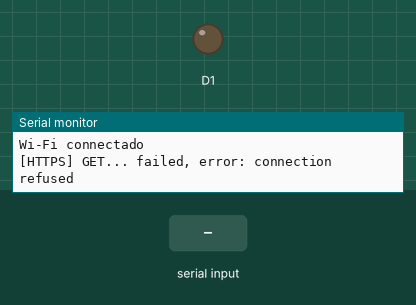
Recording of a sketch running on a simulated ESP8266 (NodeMCU). On the bench: output pins drawn as LEDs (lit = HIGH), the last lines printed to the serial monitor. Dashed ring = blinking. The inputs (shaded band) are chosen by the test bench. WiFi joins after 1.5 s; servers stay silent unless stated; uploads are accepted with an empty reply.

Above: at 6.7 s.
6.8 s: ",\n" received over Serial
At 8.8 s:
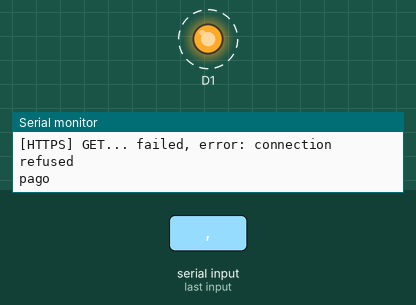
11.2 s: "90,45\n" received over Serial
At 12.9 s:
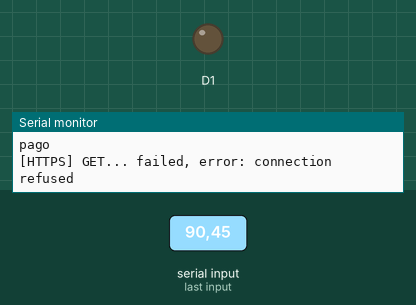
13.6 s: "(\n" received over Serial
At 15.7 s:
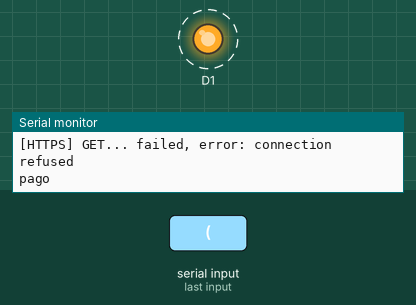
Timing chart, 0 to 24.0 s (numbered marks = the images above; inputs shaded):
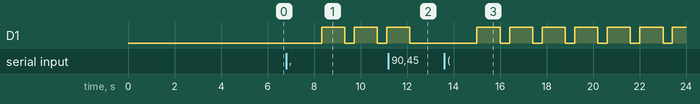

The sketch:

gateway_pagamento.ino
```cpp
/**
   BasicHTTPSClient.ino

    Created on: 20.08.2018

*/


#include <Arduino.h>

#include <ESP8266WiFi.h>
#include <ESP8266WiFiMulti.h>

#include <ESP8266HTTPClient.h>

#include <WiFiClientSecureBearSSL.h>

#include <Arduino_JSON.h>
#include "secrets.h"

// Fingerprint for demo URL, expires on June 2, 2021, needs to be updated well before this date
//const uint8_t fingerprint[20] = {0x40, 0xaf, 0x00, 0x6b, 0xec, 0x90, 0x22, 0x41, 0x8e, 0xa3, 0xad, 0xfa, 0x1a, 0xe8, 0x25, 0x41, 0x1d, 0x1a, 0x54, 0xb3};

ESP8266WiFiMulti WiFiMulti;


void setup() {

  pinMode(D1, OUTPUT);

  Serial.begin(115200);
  // Serial.setDebugOutput(true);
  Serial.println();
  Serial.println();
  Serial.println();

  WiFi.mode(WIFI_STA);

  for (uint8_t t = 4; t > 0; t--) {
    Serial.printf("[SETUP] WAIT %d...\n", t);
    //Serial.flush();
    delay(1000);
  }


  WiFiMulti.addAP(SECRET_SSID, SECRET_PASS);

  while(WiFiMulti.run() != WL_CONNECTED){
    Serial.print(".");
  }
  // pinMode(LED_BUILTIN, OUTPUT);
  Serial.println("Wi-Fi connectado");
  // digitalWrite(LED_BUILTIN, HIGH);
}

int monitor = 1;
int monitor2 = 1;
int clean = 1;

float recebido=0;
float saldo_antigo=-1;


String conteudo = "";
char caractere;
int virgula=0;
String valor = "";
float valor_float = -1;
String key = "";
String key_type = "";

float taxa = 0.1;


void loop() {

if ((WiFiMulti.run() == WL_CONNECTED)) {

    // wait for WiFi connection

  // ######### Leitura Serial ###############


    if(monitor2==1){ // roda uma unica vez
    monitor2=0;
    String conteudo = "";
    char caractere;
    int virgula=0;
    String valor = "";
    float valor_float = -1;
    String key = "";
    }

  // Enquanto receber algo pela serial
  while(Serial.available() > 0) {
    if(clean){
      clean=0;
      conteudo="";
    }
    // Lê byte da serial
    caractere = Serial.read();
    // Ignora caractere de quebra de linha
    if (caractere != '\n'){
      // Concatena valores
      conteudo.concat(caractere);
    }

    // Aguarda buffer serial ler próximo caractere
    delay(10);
  }
  clean = 1; //nos garante limpar a variavel sempre que for ler os dados da proxima linha


  //conteudo.trim();

// msg recebida "valor,chave(key_type)"

 // key_type
      // CPF      // string      // Chave do tipo CPF

      // CNPJ      // string      // Chave do tipo CNPJ

      // EMAIL      // string      // Chave do tipo EMAIL

      // PHONE      // string      // Chave do tipo PHONE

      // EVP      // string      // Chave aleátoria


  if(conteudo!=""){

  // Serial.print("Recebi: ");
  // Serial.println(conteudo);

  virgula=conteudo.indexOf(",");

  valor = conteudo.substring(0,virgula);
  valor_float = valor.toFloat();
  key = conteudo.substring(virgula+1, conteudo.indexOf("("));
  key_type = conteudo.substring(conteudo.indexOf("(")+1, conteudo.indexOf(")"));


  }


  // ######### Requisições HTTPS #############


    std::unique_ptr<BearSSL::WiFiClientSecure>client(new BearSSL::WiFiClientSecure);

    //client->setFingerprint(fingerprint);
    // Or, if you happy to ignore the SSL certificate, then use the following line instead:
    client->setInsecure();

    HTTPClient https;

    // GET monitoramento de saldo

//    Serial.print("[HTTPS] begin...\n");
     if (https.begin(*client, "https://www.asaas.com/api/v3/finance/balance")) {  // HTTPS

       https.addHeader("Content-Type", "application/json");
       https.addHeader("access_token", access_token);
 //      Serial.print("[HTTPS] GET...\n");
//       // start connection and send HTTP header
       int httpCode = https.GET();

//       // httpCode will be negative on error
       if (httpCode > 0) {
//         // HTTP header has been send and Server response header has been handled
//         Serial.printf("[HTTPS] GET... code: %d\n", httpCode);

//         // file found at server
         if (httpCode == HTTP_CODE_OK || httpCode == HTTP_CODE_MOVED_PERMANENTLY) {
           String payload = https.getString();

// //          Serial.println(payload);
           payload = payload.substring(11,payload.length()-1);
           float saldo_novo = payload.toFloat();

          //   Serial.print("Saldo novo: ");
          //  Serial.println(saldo_novo); //remove o "{"balance":"
           if(monitor==1){ // roda uma unica vez
             monitor=0;
             saldo_antigo=saldo_novo;
           }
           if(saldo_novo==saldo_antigo){
             recebido=0;
           } else{
             recebido = saldo_novo-saldo_antigo;
           }

           Serial.print("Saldo antigo: ");
           Serial.println(saldo_antigo);

           Serial.print("A receber: ");
           Serial.println(valor_float);

           Serial.print("Recebido: ");
           Serial.println(recebido);

         }
       } else {
         Serial.printf("[HTTPS] GET... failed, error: %s\n", https.errorToString(httpCode).c_str());
       }

       https.end();
     } else {
       Serial.printf("[HTTPS] Unable to connect\n");
     }

// POST
if(recebido==valor_float){


    valor = String (valor_float*(1-taxa),2);

//    Serial.print("[HTTPS] begin...\n");
    if (https.begin(*client, "https://www.asaas.com/api/v3/transfers")) {  // HTTPS

      //http.begin(client, "https://www.asaas.com/api/v3/finance/balance"); //HTTP

      https.addHeader("Content-Type", "application/json");
      https.addHeader("access_token", access_token);
//      Serial.print("[HTTPS] GET...\n");
      // start connection and send HTTP header
      String data = "{\"value\": "+valor+",\"pixAddressKey\": \""+ key+ "\",\"pixAddressKeyType\": \""+key_type+"\",\"description\": \"Compra Honest.io\"}";

      //Serial.println(data);

      int httpCode = https.POST(data);

      // httpCode will be negative on error
      if (httpCode > 0 || httpCode == 200) {
        // HTTP header has been send and Server response header has been handled
        //Serial.printf("[HTTPS] POST... code: %d\n", httpCode);
        Serial.println("pago");

        digitalWrite(D1, HIGH);

        //Serial.println("Transferencia de "+valor+" realizada para o vendedor!");
        monitor = 1; //reinicia o monitoramento de pagamento
        monitor2 = 1;

        // file found at server
        if (httpCode == HTTP_CODE_OK || httpCode == HTTP_CODE_MOVED_PERMANENTLY) {
          String payload = https.getString();

//          Serial.println(payload);
          // payload = payload.substring(11,payload.length()-1);
          // float saldo = payload.toFloat();
          // Serial.println(saldo); //remove o "{"balance":"


        }
      } else {
        Serial.printf("[HTTPS] POST... failed, error: %s\n", https.errorToString(httpCode).c_str());
      }

      https.end();
    } else {
      Serial.printf("[HTTPS] Unable to connect\n");
    }
  }
  }
  delay(1000);
  digitalWrite(D1, LOW);
}
```

secrets.h
```cpp
#define SECRET_SSID "nome_da_rede" // Nome da rede Wi-Fi
#define SECRET_PASS "senha_da_rede" // Senha da rede Wi-Fi
#define access_token "token_secreto_asaas"
// ^ token que pode ser pego ao logar na conta>conf>integraçoes>chave de API
// Ao criar a conta é preciso entrar em contato com o suporte para ativar alguns recursos da API.
```

Measured:
- after the input at 6.8 s, D1: alternates HIGH for 1.0 s and LOW for 0.40 s, starting after 1.5 s
- after the input at 11.2 s, D1: goes on until 12.1 s, then stays LOW
- after the input at 13.6 s, D1: alternates HIGH for 1.0 s and LOW for 0.40 s, starting after 1.4 s
